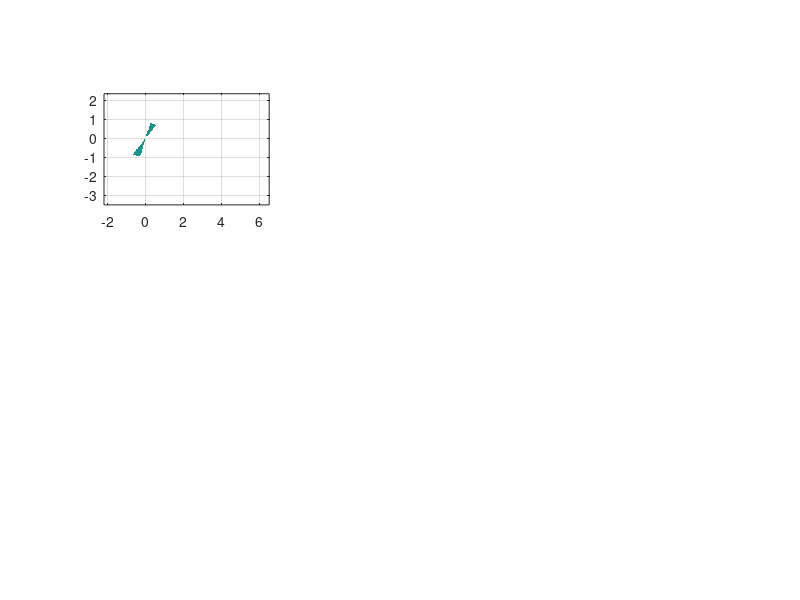

This chart was generated by the following MATLAB code: (Note: this script raises an error after producing the figure.)
function report = run_s2_degenerate_noncompact(outputDir)
%RUN_S2_DEGENERATE_NONCOMPACT Reconstruct thesis Fig. 3.6/3.7 case content.
%
% This is a new, explicitly documented construction.  It does not claim that
% cdc2023 filenames or parameters reproduce the thesis figures.  State order is
% x=[x^1;x^2].  Agent 1 BRs are x^1=p_j*x^2+c_j and agent 2 BRs are
% x^2=q_j*x^1+d_j.  Every own curvature and sensitivity is one in magnitude,
% so the nearest-BR rule selects by |h_j^i| and ties select objective 1.

if nargin < 1 || isempty(outputDir)
    repoRoot = fileparts(fileparts(mfilename('fullpath')));
    outputDir = fullfile(repoRoot,'results','s2');
end
if ~exist(outputDir,'dir'), mkdir(outputDir); end

degenerate = defineDegenerateCases();
noncompact = defineNoncompactCases();
report.degenerate = diagnoseGames(degenerate,'degenerate');
report.noncompact = diagnoseGames(noncompact,'noncompact');

writeCaseSummary(fullfile(outputDir,'s2_case_summary.csv'),degenerate,report.degenerate);
writeBranchDiagnostics(fullfile(outputDir,'s2_branch_diagnostics.csv'),degenerate,report.degenerate);
writeNoncompactSummary(fullfile(outputDir,'s2_noncompact_summary.csv'),noncompact,report.noncompact);
writeTrajectories(fullfile(outputDir,'s2_trajectory_summary.csv'),degenerate,noncompact);
plotDegenerate(degenerate,report.degenerate,fullfile(outputDir,'S2_rank_degenerate_five_cases.png'));
plotNoncompact(noncompact,report.noncompact,fullfile(outputDir,'S2_noncompact_three_configurations.png'));
save(fullfile(outputDir,'s2_report.mat'),'degenerate','noncompact','report');

fprintf('S2 outputs written to %s\n',outputDir);
fprintf('Rank-degenerate set: four all-positive determinant cases and one all-negative case.\n');
fprintf('Noncompact set: three general-position games with mixed determinant signs.\n');
end

function games = defineDegenerateCases()
slopes = {
    [ 0.8, 0.3], [-0.6,-0.2]; ...
    [ 0.6, 0.4], [ 0.8, 0.2]; ...
    [-0.3,-0.7], [ 0.8, 0.5]; ...
    [ 0.8, 0.5], [-0.4, 0.3]; ...
    [ 1.1, 1.3], [ 2.0, 1.6]};
orders = {
    'p1>p2>0>q2>q1';
    'q1>p1>p2>q2>0';
    'q1>q2>0>p1>p2';
    'p1>p2>q2>0>q1';
    'q1>q2>p2>p1>0'};
labels = {'stable-CW','stable-real','stable-CCW','stable-mixed','unstable-saddle'};
for k=1:5
    g=makeGame(sprintf('D%d',k),labels{k},slopes{k,1},slopes{k,2}, ...
        [0,0],[1,-1],[-4,4,-4,4]);
    g.caseNumber=k; g.slopeOrder=orders{k}; g.expectedStable=k<5;
    g.source='new S2 construction; slopes reused from certified S1 case identities';
    games(k)=g; %#ok<AGROW>
end
end

function games = defineNoncompactCases()
% Each game satisfies general position but has mixed determinant signs.
% Proposition 3.1, rather than a finite plotting window, certifies noncompactness.
base(1)=makeGame('N1','one-saddle-branch funnel',[0.4,1.6],[0.5,1.0],[-1,1],[-1,1],[-10,10,-12,12]);
base(2)=makeGame('N2','three-saddle-branch funnel',[0.6,1.4],[0.8,2.0],[-2,1],[1,-2],[-10,10,-15,15]);
base(3)=makeGame('N3','opposite-wing geometry',[-0.8,0.8],[-0.7,1.8],[-1,1],[1,-1],[-10,10,-12,12]);
for k=1:3
    g=base(k); g.caseNumber=k; g.slopeOrder='mixed branch determinants';
    g.expectedStable=false;
    g.source='new S2 construction guided only by the major Fig. 3.7 geometries';
    games(k)=g; %#ok<AGROW>
end
end

function game=makeGame(id,label,p,q,c,d,window)
game.id=id; game.label=label; game.p=p; game.q=q; game.c=c; game.d=d;
game.alpha1=[1,1]; game.alpha2=[1,1]; game.window=window;
for j=1:2
    game.A{1,j}=[-1,p(j);p(j),-1]; game.b{1,j}=[c(j);0];
    game.A{2,j}=[-1,q(j);q(j),-1]; game.b{2,j}=[0;d(j)];
    game.constant{1,j}=0; game.constant{2,j}=0;
end
end

function reports=diagnoseGames(games,kind)
for k=1:numel(games)
    validateGeneralPosition(games(k));
    r=diagnoseOne(games(k));
    dets=reshape([r.branches.det],1,[]);
    if strcmp(kind,'degenerate')
        assert(isNash(games(k),[0;0]));
        h=ownGradients(games(k),[0;0]);
        assert(all(abs(h(1,:))<1e-12),'Agent 1 must have rank zero at the pinch point.');
        if games(k).expectedStable, assert(all(dets>0)); else, assert(all(dets<0)); end
        p2=sameAgentIntersection(games(k),2);
        assert(~isNash(games(k),p2),'Only the agent-1 BR intersection should be in X*.');
        r.rankZeroPoint=[0;0]; r.otherSameAgentIntersection=p2;
        r.theorem311Applies=true;
    else
        assert(any(dets>0)&&any(dets<0),'Noncompact certificate requires mixed signs.');
        r.rankZeroPoint=[NaN;NaN]; r.otherSameAgentIntersection=[NaN;NaN];
        r.theorem311Applies=false;
    end
    r.assumption1=true;
    r.assumption2=all(dets>0)||all(dets<0);
    r.noncompactCertificate=any(dets>0)&&any(dets<0);
    r.recession=sampleRecession(games(k));
    reports(k)=r; %#ok<AGROW>
end
end

function r=diagnoseOne(game)
r.branches=repmat(struct(),2,2); r.corners=zeros(2,4); n=0;
for j1=1:2
    for j2=1:2
        n=n+1;
        A=[-1,game.p(j1);game.q(j2),-1];
        xstar=A\(-[game.c(j1);game.d(j2)]);
        ev=eig(A);
        r.branches(j1,j2).j1=j1; r.branches(j1,j2).j2=j2;
        r.branches(j1,j2).A=A; r.branches(j1,j2).det=det(A);
        r.branches(j1,j2).eigenvalues=ev; r.corners(:,n)=xstar;
    end
end
end

function validateGeneralPosition(game)
tol=1e-9;
lines=[1,-game.p(1),-game.c(1);1,-game.p(2),-game.c(2); ...
       -game.q(1),1,-game.d(1);-game.q(2),1,-game.d(2)];
pairs=nchoosek(1:4,2);
for k=1:size(pairs,1)
    pair=pairs(k,:); M=lines(pair,1:2);
    assert(abs(det(M))>tol,'Parallel BR lines violate Assumption 1.');
    x=M\(-lines(pair,3)); other=setdiff(1:4,pair);
    assert(all(abs(lines(other,1:2)*x+lines(other,3))>tol),'Triple BR intersection.');
end
assert(all(abs(game.p)>tol)&&all(abs(game.q)>tol),'Axis-aligned BR line.');
end

function x=sameAgentIntersection(game,agent)
if agent==1
    x=[1,-game.p(1);1,-game.p(2)]\[game.c(1);game.c(2)];
else
    x=[-game.q(1),1;-game.q(2),1]\[game.d(1);game.d(2)];
end
end

function h=ownGradients(game,x)
h=[-x(1)+game.p*x(2)+game.c; game.q*x(1)-x(2)+game.d];
end

function j=chooseBranch(h)
if h(1)*h(2)<=0, j=0; elseif abs(h(1))<=abs(h(2)), j=1; else, j=2; end
end

function f=pseudoGradient(game,x)
h=ownGradients(game,x); j1=chooseBranch(h(1,:)); j2=chooseBranch(h(2,:));
f=[0;0]; if j1>0, f(1)=h(1,j1); end; if j2>0, f(2)=h(2,j2); end
end

function tf=isNash(game,x)
h=ownGradients(game,x); tf=h(1,1)*h(1,2)<=1e-10 && h(2,1)*h(2,2)<=1e-10;
end

function rec=sampleRecession(game)
theta=linspace(0,2*pi,7201); theta(end)=[]; inside=false(size(theta));
for k=1:numel(theta)
    v=[cos(theta(k));sin(theta(k))];
    a=-v(1)+game.p*v(2); b=game.q*v(1)-v(2);
    inside(k)=a(1)*a(2)<=1e-12 && b(1)*b(2)<=1e-12;
end
rec.sampleCount=sum(inside); rec.angleDegrees=360*mean(inside);
rec.hasNonzeroDirection=any(inside);
end

function [t,x]=simulate(game,x0,tFinal,dt)
n=ceil(tFinal/dt); t=zeros(n+1,1); x=zeros(n+1,2); x(1,:)=x0(:)';
for k=1:n
    y=x(k,:)'; k1=pseudoGradient(game,y); k2=pseudoGradient(game,y+.5*dt*k1);
    k3=pseudoGradient(game,y+.5*dt*k2); k4=pseudoGradient(game,y+dt*k3);
    z=y+dt*(k1+2*k2+2*k3+k4)/6; t(k+1)=k*dt; x(k+1,:)=z';
    if norm(z)>100 || (isNash(game,z)&&norm(pseudoGradient(game,z))<1e-10)
        t=t(1:k+1); x=x(1:k+1,:); return;
    end
end
end

function starts=representativeStarts(game,kind)
if strcmp(kind,'degenerate')
    starts=[-2,-1;2,-1;-2,2;2,2];
    if game.caseNumber==5, starts=[starts;0.45,0.65]; end
else
    w=game.window; starts=[w(1)+2,w(3)+2;w(2)-2,w(4)-2;w(1)+2,w(4)-2;w(2)-2,w(3)+2;0,0];
end
end

function plotDegenerate(games,reports,path)
fig=figure('Color','w','Visible','off','Position',[50,50,1500,850]);
for k=1:5
    ax=subplot(2,3,k,'Parent',fig); hold(ax,'on'); box(ax,'on'); grid(ax,'on'); axis(ax,'equal');
    pts=[reports(k).corners,reports(k).otherSameAgentIntersection,[0;0]];
    lo=min(pts,[],2)-1.5; hi=max(pts,[],2)+1.5;
    drawFieldAndNash(ax,games(k),[lo(1),hi(1),lo(2),hi(2)]);
    starts=representativeStarts(games(k),'degenerate');
    for s=1:size(starts,1)
        [~,tr]=simulate(games(k),starts(s,:)',5,0.015);
        color=[0.1,0.1,0.1]; width=1.0;
        if k==5 && s==1, color=[0.88,0.05,0.05]; width=2.3; end
        plot(ax,tr(:,1),tr(:,2),'-','Color',color,'LineWidth',width);
        plot(ax,tr(1,1),tr(1,2),'o','Color',color,'MarkerFaceColor',color,'MarkerSize',3);
    end
    plot(ax,0,0,'kp','MarkerFaceColor',[1,.75,.1],'MarkerSize',9);
    title(ax,sprintf('Case %d: %s',k,games(k).label),'Interpreter','none');
    xlabel(ax,'x^1'); ylabel(ax,'x^2');
end
ax=subplot(2,3,6,'Parent',fig); axis(ax,'off');
text(ax,0,.95,{'S2 rank-degenerate construction','red/blue: agent 1/2 BRs','purple: X*(J) in the shown window', ...
    'gold marker: rank-zero Nash pinch','black: representative trajectories','red: unstable representative', ...
    'Case identity: determinant signs + Theorem 3.11.','The finite window is not a compactness proof.'}, ...
    'VerticalAlignment','top','FontSize',11);
exportPng(fig,path); close(fig);
end

function plotNoncompact(games,reports,path)
fig=figure('Color','w','Visible','off','Position',[50,50,1500,520]);
for k=1:3
    ax=subplot(1,3,k,'Parent',fig); hold(ax,'on'); box(ax,'on'); grid(ax,'on'); axis(ax,'equal');
    drawFieldAndNash(ax,games(k),games(k).window);
    starts=representativeStarts(games(k),'noncompact');
    for s=1:size(starts,1)
        [~,tr]=simulate(games(k),starts(s,:)',7,0.015);
        plot(ax,tr(:,1),tr(:,2),'k-','LineWidth',1.05);
        plot(ax,tr(1,1),tr(1,2),'ko','MarkerFaceColor','k','MarkerSize',3);
    end
    dets=reshape([reports(k).branches.det],1,[]);
    title(ax,{sprintf('%s: %s',games(k).id,games(k).label), ...
        sprintf('mixed det [%s]',strjoin(compose('%.2f',dets),', '))},'Interpreter','none');
    xlabel(ax,'x^1'); ylabel(ax,'x^2');
    text(ax,.02,.02,'noncompact by Prop. 3.1 (mixed signs)','Units','normalized', ...
        'FontSize',9,'BackgroundColor','w','Margin',2);
end
exportPng(fig,path); close(fig);
end

function drawFieldAndNash(ax,game,window)
xlim(ax,window(1:2)); ylim(ax,window(3:4));
[X,Y]=meshgrid(linspace(window(1),window(2),151),linspace(window(3),window(4),151));
mask=false(size(X));
for n=1:numel(X), mask(n)=isNash(game,[X(n);Y(n)]); end
contourf(ax,X,Y,double(mask),[.5,.5],'FaceColor',[.62,.38,.70],'FaceAlpha',.30,'LineColor','none');
[Xq,Yq]=meshgrid(linspace(window(1),window(2),19),linspace(window(3),window(4),19)); U=zeros(size(Xq)); V=U;
for n=1:numel(Xq)
    f=pseudoGradient(game,[Xq(n);Yq(n)]); z=max(norm(f),1e-12); U(n)=f(1)/z; V(n)=f(2)/z;
end
quiver(ax,Xq,Yq,U,V,.42,'Color',[.65,.69,.76],'LineWidth',.55);
xx=linspace(window(1),window(2),500);
for j=1:2
    plot(ax,xx,(xx-game.c(j))/game.p(j),'Color',[.85,.15+.18*(j-1),.18],'LineWidth',1.35);
    plot(ax,xx,game.q(j)*xx+game.d(j),'Color',[.10,.33+.19*(j-1),.85],'LineWidth',1.35);
end
end

function exportPng(fig,path)
try, exportgraphics(fig,path,'Resolution',160); catch, print(fig,path,'-dpng','-r160'); end
end

function writeCaseSummary(path,games,reports)
fid=fopen(path,'w'); cleaner=onCleanup(@() fclose(fid));
fprintf(fid,'case,label,p1,p2,q1,q2,c1,c2,d1,d2,det_min,det_max,stability,rank_zero_x1,rank_zero_x2,other_intersection_x1,other_intersection_x2,assumption1,assumption2,theorem311_applies\n');
for k=1:numel(games)
    dets=reshape([reports(k).branches.det],1,[]);
    if games(k).expectedStable, st='asymptotically stable'; else, st='unstable'; end
    o=reports(k).otherSameAgentIntersection;
    fprintf(fid,'%d,%s,%.12g,%.12g,%.12g,%.12g,%.12g,%.12g,%.12g,%.12g,%.12g,%.12g,%s,0,0,%.12g,%.12g,1,1,1\n', ...
        k,games(k).label,games(k).p,games(k).q,games(k).c,games(k).d,min(dets),max(dets),st,o(1),o(2));
end
end

function writeBranchDiagnostics(path,games,reports)
fid=fopen(path,'w'); cleaner=onCleanup(@() fclose(fid));
fprintf(fid,'case,j1,j2,a11,a12,a21,a22,det,eig1_real,eig1_imag,eig2_real,eig2_imag,corner_x1,corner_x2\n');
for k=1:numel(games), for j1=1:2, for j2=1:2
    b=reports(k).branches(j1,j2); ev=b.eigenvalues;
    fprintf(fid,'%d,%d,%d,%.12g,%.12g,%.12g,%.12g,%.12g,%.12g,%.12g,%.12g,%.12g,%.12g,%.12g\n', ...
        k,j1,j2,b.A(1,1),b.A(1,2),b.A(2,1),b.A(2,2),b.det,real(ev(1)),imag(ev(1)),real(ev(2)),imag(ev(2)),reports(k).corners(:,2*(j1-1)+j2));
end, end, end
end

function writeNoncompactSummary(path,games,reports)
fid=fopen(path,'w'); cleaner=onCleanup(@() fclose(fid));
fprintf(fid,'case,label,p1,p2,q1,q2,c1,c2,d1,d2,det11,det12,det21,det22,assumption1,assumption2,theorem311_applies,mixed_sign_certificate,recession_angle_sample_deg\n');
for k=1:numel(games)
    dets=[reports(k).branches(1,1).det,reports(k).branches(1,2).det,reports(k).branches(2,1).det,reports(k).branches(2,2).det];
    fprintf(fid,'%s,%s,%.12g,%.12g,%.12g,%.12g,%.12g,%.12g,%.12g,%.12g,%.12g,%.12g,%.12g,%.12g,1,0,0,1,%.12g\n', ...
        games(k).id,games(k).label,games(k).p,games(k).q,games(k).c,games(k).d,dets,reports(k).recession.angleDegrees);
end
end

function writeTrajectories(path,degenerate,noncompact)
fid=fopen(path,'w'); cleaner=onCleanup(@() fclose(fid));
fprintf(fid,'group,case,trajectory,x0_1,x0_2,t_final,x_final_1,x_final_2,final_is_nash,max_norm\n');
groups={degenerate,noncompact}; names={'degenerate','noncompact'};
for g=1:2, games=groups{g};
    for k=1:numel(games)
        starts=representativeStarts(games(k),names{g});
        for s=1:size(starts,1)
            [t,x]=simulate(games(k),starts(s,:)',7,0.015);
            fprintf(fid,'%s,%s,%d,%.12g,%.12g,%.12g,%.12g,%.12g,%d,%.12g\n', ...
                names{g},games(k).id,s,starts(s,:),t(end),x(end,:),isNash(games(k),x(end,:)'),max(vecnorm(x,2,2)));
        end
    end
end
end
